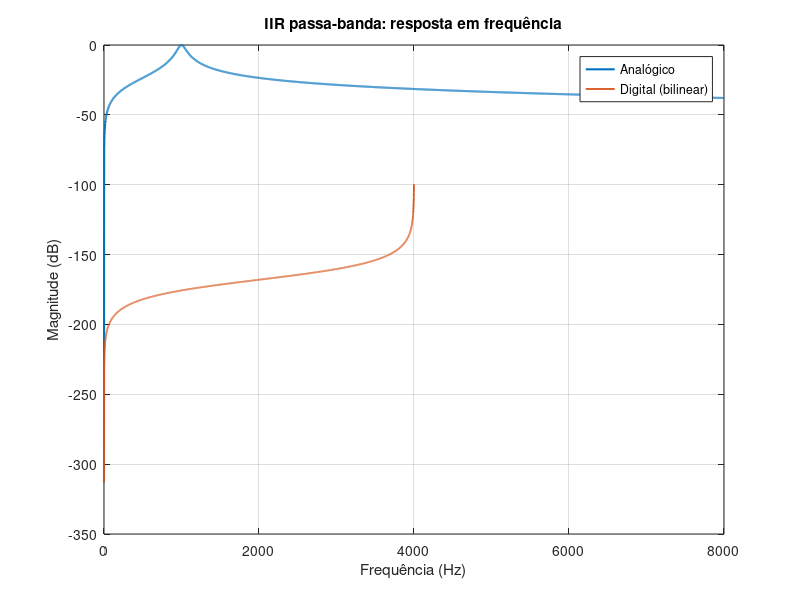
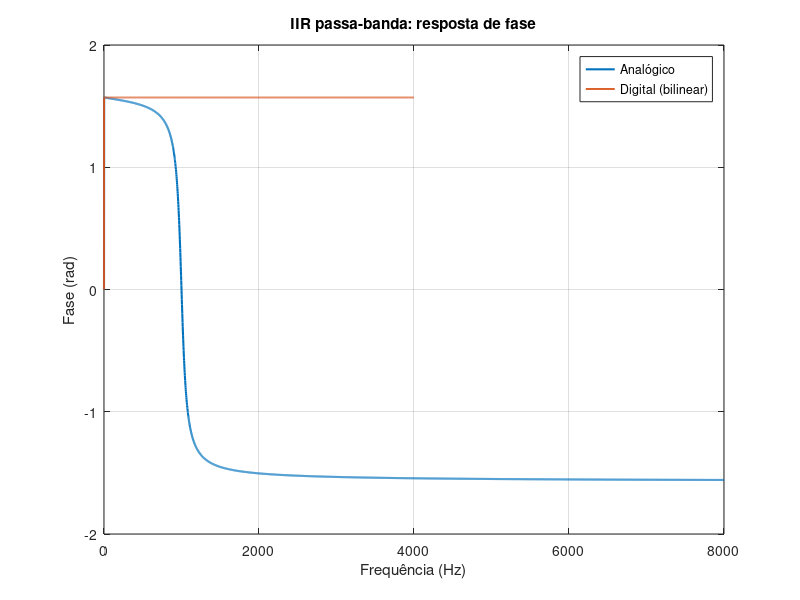
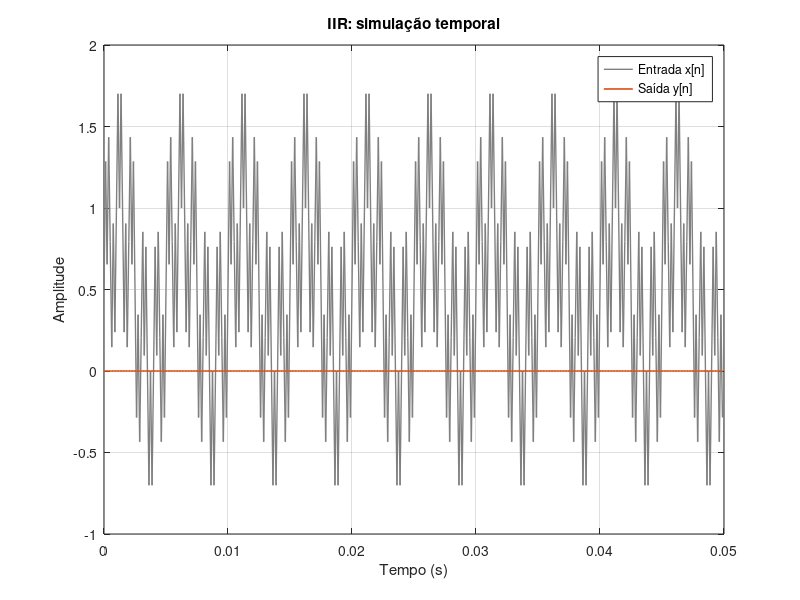
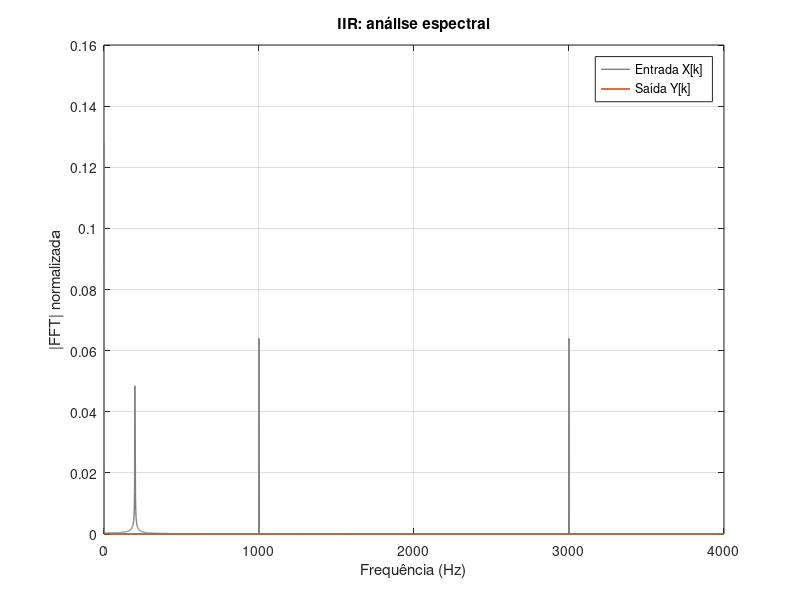

Source code (MATLAB) for these figures, in order:
clc;
clear;
close all;

% =========================================================
% LAB3a - Design and simulation of digital filters
% MATLAB
% =========================================================

% -----------------------------
% Pasta de output
% -----------------------------
output_dir = fullfile('output', 'parte_a');
if ~exist(output_dir, 'dir')
    mkdir(output_dir);
end

% =========================================================
% PARÂMETROS GERAIS
% =========================================================
fs = 8000;                  % frequência de amostragem [Hz]
Ts = 1 / fs;                % período de amostragem [s]
nfft = 4096;                % nº pontos FFT/freqz

% =========================================================
% 1) IIR - FILTRO PASSA-BANDA
% =========================================================
% Especificações do filtro analógico:
% Tipo: passa-banda
% Ordem: 2
% f0 = 1 kHz
% ganho em f0 = 0 dB
% Q = 10

f0 = 1000;                  % frequência central [Hz]
w0 = 2 * pi * f0;           % frequência angular [rad/s]
Q  = 10;

% Transferência analógica:
%              (w0/Q) s
% T(s) = -------------------------
%        s^2 + (w0/Q)s + w0^2

num_s = [0 (w0 / Q) 0];
den_s = [1 (w0 / Q) (w0^2)];

% Resposta analógica para comparação
f_analog = linspace(0, 8000, nfft);
w_analog = 2 * pi * f_analog;
H_analog = freqs(num_s, den_s, w_analog);

% Transformação bilinear
[b_iir, a_iir] = bilinear(num_s, den_s, fs);

% Resposta digital
[h_iir, f_iir] = freqz(b_iir, a_iir, nfft, fs);

% Frequência central analógica e digital (estimada pelo pico)
[~, idx_analog_peak] = max(abs(H_analog));
f0_analog_estimado = f_analog(idx_analog_peak);

[~, idx_digital_peak] = max(abs(h_iir));
f0_digital_estimado = f_iir(idx_digital_peak);

% -----------------------------
% Gráfico magnitude IIR:
% analógico vs digital
% -----------------------------
figure('Visible', 'off');
plot(f_analog, 20*log10(abs(H_analog) + eps), 'LineWidth', 1.5); hold on;
plot(f_iir,    20*log10(abs(h_iir) + eps),    'LineWidth', 1.3);
grid on;
xlabel('Frequência (Hz)');
ylabel('Magnitude (dB)');
title('IIR passa-banda: resposta em frequência');
legend('Analógico', 'Digital (bilinear)', 'Location', 'best');
xlim([0 8000]);
saveas(gcf, fullfile(output_dir, 'iir_resposta_frequencia.png'));

% -----------------------------
% Gráfico fase IIR:
% analógico vs digital
% -----------------------------
figure('Visible', 'off');
plot(f_analog, unwrap(angle(H_analog)), 'LineWidth', 1.5); hold on;
plot(f_iir,    unwrap(angle(h_iir)),    'LineWidth', 1.3);
grid on;
xlabel('Frequência (Hz)');
ylabel('Fase (rad)');
title('IIR passa-banda: resposta de fase');
legend('Analógico', 'Digital (bilinear)', 'Location', 'best');
xlim([0 8000]);
saveas(gcf, fullfile(output_dir, 'iir_resposta_fase.png'));

% =========================================================
% 1.3) SIMULAÇÃO DO IIR
% =========================================================
% x(t) = 0.5 [1 + sin(2π200t) + sin(2π1000t) + sin(2π3000t)]
% n = 0 ... 15999

n = 0:15999;
t = n / fs;

x = 0.5 * ( ...
      1 ...
    + sin(2*pi*200*t) ...
    + sin(2*pi*1000*t) ...
    + sin(2*pi*3000*t) );

y_iir = filter(b_iir, a_iir, x);

% -----------------------------
% Som (opcional)
% Descomenta se quiseres ouvir
% -----------------------------
% sound(x, fs);
% pause(length(x)/fs + 1);
% sound(y_iir, fs);

% -----------------------------
% Gráfico temporal IIR
% Mostrar apenas uma janela curta
% -----------------------------
idx_plot = 1:400;

figure('Visible', 'off');
plot(t(idx_plot), x(idx_plot), 'Color', [0.5 0.5 0.5], 'LineWidth', 1.0); hold on;
plot(t(idx_plot), y_iir(idx_plot), 'LineWidth', 1.2);
grid on;
xlabel('Tempo (s)');
ylabel('Amplitude');
title('IIR: simulação temporal');
legend('Entrada x[n]', 'Saída y[n]', 'Location', 'best');
saveas(gcf, fullfile(output_dir, 'iir_simulacao_temporal.png'));

% -----------------------------
% FFT IIR
% -----------------------------
X = fft(x, nfft);
Y_iir = fft(y_iir, nfft);

f_fft = (0:nfft/2-1) * (fs / nfft);

mag_X = abs(X(1:nfft/2)) / length(x);
mag_Y_iir = abs(Y_iir(1:nfft/2)) / length(y_iir);

figure('Visible', 'off');
plot(f_fft, mag_X, 'Color', [0.5 0.5 0.5], 'LineWidth', 1.0); hold on;
plot(f_fft, mag_Y_iir, 'LineWidth', 1.2);
grid on;
xlabel('Frequência (Hz)');
ylabel('|FFT| normalizada');
title('IIR: análise espectral');
legend('Entrada X[k]', 'Saída Y[k]', 'Location', 'best');
xlim([0 fs/2]);
saveas(gcf, fullfile(output_dir, 'iir_analise_espectral.png'));

% Amplitude na frequência central (aproximada)
[~, idx_1k] = min(abs(f_fft - 1000));
amplitude_saida_1k = mag_Y_iir(idx_1k);

% =========================================================
% 2) FIR - FILTRO PASSA-BAIXO
% =========================================================
% Especificações:
% Tipo: low-pass
% fp = 1 kHz
% fs = 8 kHz
% N = 41 coeficientes
% ordem = 40

fp = 1000;
N = 41;
fir_order = N - 1;

% Janelas
window_rect = ones(1, N);
window_hann = hann(N)';

% Coeficientes
b_fir_rect = fir1(fir_order, fp/(fs/2), 'low', window_rect);
b_fir_hann = fir1(fir_order, fp/(fs/2), 'low', window_hann);
a_fir = 1;

% Respostas em frequência
[h_rect, f_rect] = freqz(b_fir_rect, a_fir, nfft, fs);
[h_hann, f_hann] = freqz(b_fir_hann, a_fir, nfft, fs);

% -----------------------------
% Coeficientes FIR
% -----------------------------
figure('Visible', 'off');
stem(0:fir_order, b_fir_rect, 'filled', 'LineWidth', 1.0); hold on;
stem(0:fir_order, b_fir_hann, 'filled', 'LineWidth', 1.0);
grid on;
xlabel('Índice n');
ylabel('Coeficiente');
title('Coeficientes do FIR');
legend('Janela retangular', 'Janela Hanning', 'Location', 'best');
saveas(gcf, fullfile(output_dir, 'fir_coeficientes.png'));

% -----------------------------
% Magnitude FIR
% -----------------------------
figure('Visible', 'off');
plot(f_rect, 20*log10(abs(h_rect) + eps), 'LineWidth', 1.3); hold on;
plot(f_hann, 20*log10(abs(h_hann) + eps), 'LineWidth', 1.3);
grid on;
xlabel('Frequência (Hz)');
ylabel('Magnitude (dB)');
title('FIR: resposta em frequência');
legend('Janela retangular', 'Janela Hanning', 'Location', 'best');
xlim([0 4000]);
saveas(gcf, fullfile(output_dir, 'fir_resposta_frequencia.png'));

% -----------------------------
% Fase FIR
% -----------------------------
figure('Visible', 'off');
plot(f_rect, unwrap(angle(h_rect)), 'LineWidth', 1.3); hold on;
plot(f_hann, unwrap(angle(h_hann)), 'LineWidth', 1.3);
grid on;
xlabel('Frequência (Hz)');
ylabel('Fase (rad)');
title('FIR: resposta de fase');
legend('Janela retangular', 'Janela Hanning', 'Location', 'best');
xlim([0 4000]);
saveas(gcf, fullfile(output_dir, 'fir_resposta_fase.png'));

% -----------------------------
% Simulação temporal FIR
% -----------------------------
y_rect = filter(b_fir_rect, a_fir, x);
y_hann = filter(b_fir_hann, a_fir, x);

figure('Visible', 'off');
plot(t(idx_plot), x(idx_plot), 'Color', [0.5 0.5 0.5], 'LineWidth', 1.0); hold on;
plot(t(idx_plot), y_rect(idx_plot), 'LineWidth', 1.2);
plot(t(idx_plot), y_hann(idx_plot), 'LineWidth', 1.2);
grid on;
xlabel('Tempo (s)');
ylabel('Amplitude');
title('FIR: simulação temporal');
legend('Entrada x[n]', 'Saída FIR retangular', 'Saída FIR Hanning', 'Location', 'best');
saveas(gcf, fullfile(output_dir, 'fir_simulacao_temporal.png'));

% -----------------------------
% FFT FIR
% -----------------------------
Y_rect = fft(y_rect, nfft);
Y_hann = fft(y_hann, nfft);

mag_Y_rect = abs(Y_rect(1:nfft/2)) / length(y_rect);
mag_Y_hann = abs(Y_hann(1:nfft/2)) / length(y_hann);

figure('Visible', 'off');
plot(f_fft, mag_X, 'Color', [0.5 0.5 0.5], 'LineWidth', 1.0); hold on;
plot(f_fft, mag_Y_rect, 'LineWidth', 1.2);
plot(f_fft, mag_Y_hann, 'LineWidth', 1.2);
grid on;
xlabel('Frequência (Hz)');
ylabel('|FFT| normalizada');
title('FIR: análise espectral');
legend('Entrada X[k]', 'FIR retangular', 'FIR Hanning', 'Location', 'best');
xlim([0 fs/2]);
saveas(gcf, fullfile(output_dir, 'fir_analise_espectral.png'));

% =========================================================
% COMPARAÇÃO GLOBAL
% =========================================================
figure('Visible', 'off');
plot(f_iir, 20*log10(abs(h_iir) + eps), 'LineWidth', 1.4); hold on;
plot(f_rect, 20*log10(abs(h_rect) + eps), 'LineWidth', 1.2);
plot(f_hann, 20*log10(abs(h_hann) + eps), 'LineWidth', 1.2);
grid on;
xlabel('Frequência (Hz)');
ylabel('Magnitude (dB)');
title('Comparação global: resposta em frequência');
legend('IIR bilinear', 'FIR retangular', 'FIR Hanning', 'Location', 'best');
xlim([0 4000]);
saveas(gcf, fullfile(output_dir, 'comparacao_resposta_frequencia.png'));

figure('Visible', 'off');
plot(f_iir, unwrap(angle(h_iir)), 'LineWidth', 1.4); hold on;
plot(f_rect, unwrap(angle(h_rect)), 'LineWidth', 1.2);
plot(f_hann, unwrap(angle(h_hann)), 'LineWidth', 1.2);
grid on;
xlabel('Frequência (Hz)');
ylabel('Fase (rad)');
title('Comparação global: resposta de fase');
legend('IIR bilinear', 'FIR retangular', 'FIR Hanning', 'Location', 'best');
xlim([0 4000]);
saveas(gcf, fullfile(output_dir, 'comparacao_resposta_fase.png'));

figure('Visible', 'off');
plot(t(idx_plot), x(idx_plot), 'Color', [0.5 0.5 0.5], 'LineWidth', 1.0); hold on;
plot(t(idx_plot), y_iir(idx_plot), 'LineWidth', 1.2);
plot(t(idx_plot), y_rect(idx_plot), 'LineWidth', 1.2);
plot(t(idx_plot), y_hann(idx_plot), 'LineWidth', 1.2);
grid on;
xlabel('Tempo (s)');
ylabel('Amplitude');
title('Comparação global: simulação temporal');
legend('Entrada', 'IIR', 'FIR retangular', 'FIR Hanning', 'Location', 'best');
saveas(gcf, fullfile(output_dir, 'comparacao_simulacao_temporal.png'));

figure('Visible', 'off');
plot(f_fft, mag_X, 'Color', [0.5 0.5 0.5], 'LineWidth', 1.0); hold on;
plot(f_fft, mag_Y_iir, 'LineWidth', 1.2);
plot(f_fft, mag_Y_rect, 'LineWidth', 1.2);
plot(f_fft, mag_Y_hann, 'LineWidth', 1.2);
grid on;
xlabel('Frequência (Hz)');
ylabel('|FFT| normalizada');
title('Comparação global: análise espectral');
legend('Entrada', 'IIR', 'FIR retangular', 'FIR Hanning', 'Location', 'best');
xlim([0 fs/2]);
saveas(gcf, fullfile(output_dir, 'comparacao_analise_espectral.png'));

% =========================================================
% ATRASO DO FIR
% =========================================================
delay_teorico_amostras = (N - 1) / 2;
delay_teorico_segundos = delay_teorico_amostras / fs;

% Estimativa do atraso por correlação cruzada
[c_rect, lags_rect] = xcorr(y_rect, x);
[~, idx_rect_max] = max(c_rect);
delay_rect_amostras = lags_rect(idx_rect_max);
delay_rect_segundos = delay_rect_amostras / fs;

[c_hann, lags_hann] = xcorr(y_hann, x);
[~, idx_hann_max] = max(c_hann);
delay_hann_amostras = lags_hann(idx_hann_max);
delay_hann_segundos = delay_hann_amostras / fs;

% =========================================================
% EXPORTAÇÃO CSV
% =========================================================

% IIR
max_len_iir = max(length(b_iir), length(a_iir));
b_iir_pad = nan(max_len_iir, 1);
a_iir_pad = nan(max_len_iir, 1);
b_iir_pad(1:length(b_iir)) = b_iir(:);
a_iir_pad(1:length(a_iir)) = a_iir(:);

coef_iir = [(0:max_len_iir-1)', b_iir_pad, a_iir_pad];

fid = fopen(fullfile(output_dir, 'coeficientes_iir.csv'), 'w');
fprintf(fid, 'indice,b_iir,a_iir\n');
for r = 1:size(coef_iir, 1)
    fprintf(fid, '%d,%.12f,%.12f\n', coef_iir(r,1), coef_iir(r,2), coef_iir(r,3));
end
fclose(fid);

% FIR
coef_fir = [(0:fir_order)', b_fir_rect(:), b_fir_hann(:)];

fid = fopen(fullfile(output_dir, 'coeficientes_fir.csv'), 'w');
fprintf(fid, 'indice,fir_retangular,fir_hanning\n');
for r = 1:size(coef_fir, 1)
    fprintf(fid, '%d,%.12f,%.12f\n', coef_fir(r,1), coef_fir(r,2), coef_fir(r,3));
end
fclose(fid);

% Simulação temporal completa
simulacao = [t(:), x(:), y_iir(:), y_rect(:), y_hann(:)];

fid = fopen(fullfile(output_dir, 'simulacao_temporal.csv'), 'w');
fprintf(fid, 'tempo_s,entrada,saida_iir,saida_fir_ret,saida_fir_hann\n');
for r = 1:size(simulacao, 1)
    fprintf(fid, '%.12f,%.12f,%.12f,%.12f,%.12f\n', ...
        simulacao(r,1), simulacao(r,2), simulacao(r,3), simulacao(r,4), simulacao(r,5));
end
fclose(fid);

% FFT
fft_export = [f_fft(:), mag_X(:), mag_Y_iir(:), mag_Y_rect(:), mag_Y_hann(:)];

fid = fopen(fullfile(output_dir, 'analise_espectral.csv'), 'w');
fprintf(fid, 'frequencia_hz,fft_entrada,fft_iir,fft_fir_ret,fft_fir_hann\n');
for r = 1:size(fft_export, 1)
    fprintf(fid, '%.12f,%.12f,%.12f,%.12f,%.12f\n', ...
        fft_export(r,1), fft_export(r,2), fft_export(r,3), fft_export(r,4), fft_export(r,5));
end
fclose(fid);

% =========================================================
% FICHEIRO DE RESUMO TXT
% =========================================================
fid = fopen(fullfile(output_dir, 'resumo_resultados.txt'), 'w');

fprintf(fid, '==============================\n');
fprintf(fid, 'LAB3a - Resumo de resultados\n');
fprintf(fid, '==============================\n\n');

fprintf(fid, 'Parâmetros gerais:\n');
fprintf(fid, 'fs = %d Hz\n', fs);
fprintf(fid, 'Ts = %.12f s\n', Ts);
fprintf(fid, 'nfft = %d\n\n', nfft);

fprintf(fid, 'IIR passa-banda:\n');
fprintf(fid, 'f0 teórica = %.2f Hz\n', f0);
fprintf(fid, 'Q = %.2f\n', Q);
fprintf(fid, 'f0 analógica estimada = %.4f Hz\n', f0_analog_estimado);
fprintf(fid, 'f0 digital estimada = %.4f Hz\n\n', f0_digital_estimado);

fprintf(fid, 'Amplitude na saída do IIR em 1 kHz (FFT normalizada): %.8f\n\n', amplitude_saida_1k);

fprintf(fid, 'FIR:\n');
fprintf(fid, 'fp = %.2f Hz\n', fp);
fprintf(fid, 'Número de coeficientes N = %d\n', N);
fprintf(fid, 'Ordem = %d\n\n', fir_order);

fprintf(fid, 'Atraso do FIR:\n');
fprintf(fid, 'Atraso teórico = %d amostras = %.8f s\n', ...
    delay_teorico_amostras, delay_teorico_segundos);
fprintf(fid, 'Atraso estimado FIR retangular = %d amostras = %.8f s\n', ...
    delay_rect_amostras, delay_rect_segundos);
fprintf(fid, 'Atraso estimado FIR Hanning = %d amostras = %.8f s\n', ...
    delay_hann_amostras, delay_hann_segundos);

fclose(fid);

% =========================================================
% SAVE .MAT
% =========================================================
save(fullfile(output_dir, 'lab3a_resultados.mat'), ...
    'fs', 'Ts', 'nfft', ...
    'f0', 'w0', 'Q', 'num_s', 'den_s', ...
    'f_analog', 'H_analog', ...
    'b_iir', 'a_iir', 'h_iir', 'f_iir', ...
    'x', 'y_iir', ...
    'fp', 'N', 'fir_order', ...
    'b_fir_rect', 'b_fir_hann', ...
    'h_rect', 'h_hann', 'f_rect', 'f_hann', ...
    'y_rect', 'y_hann', ...
    't', 'f_fft', 'mag_X', 'mag_Y_iir', 'mag_Y_rect', 'mag_Y_hann', ...
    'f0_analog_estimado', 'f0_digital_estimado', ...
    'amplitude_saida_1k', ...
    'delay_teorico_amostras', 'delay_teorico_segundos', ...
    'delay_rect_amostras', 'delay_rect_segundos', ...
    'delay_hann_amostras', 'delay_hann_segundos');

fprintf('Resultados guardados em: %s\n', output_dir);
fprintf('Frequência central analógica estimada: %.4f Hz\n', f0_analog_estimado);
fprintf('Frequência central digital estimada: %.4f Hz\n', f0_digital_estimado);
fprintf('Amplitude da saída do IIR em 1 kHz: %.8f\n', amplitude_saida_1k);
fprintf('Atraso teórico FIR: %d amostras (%.8f s)\n', ...
    delay_teorico_amostras, delay_teorico_segundos);
